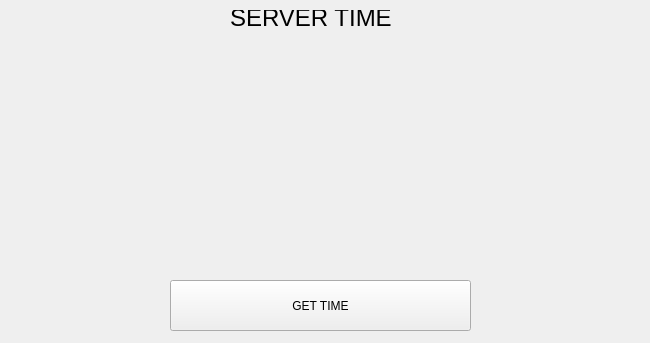
<?xml version="1.0" encoding="UTF-8"?>
<ui version="4.0">
 <class>Widget</class>
 <widget class="QWidget" name="Widget">
  <property name="geometry">
   <rect>
    <x>0</x>
    <y>0</y>
    <width>650</width>
    <height>343</height>
   </rect>
  </property>
  <property name="windowTitle">
   <string>Widget</string>
  </property>
  <widget class="QLabel" name="label">
   <property name="geometry">
    <rect>
     <x>230</x>
     <y>10</y>
     <width>181</width>
     <height>16</height>
    </rect>
   </property>
   <property name="font">
    <font>
     <pointsize>18</pointsize>
    </font>
   </property>
   <property name="text">
    <string>SERVER TIME</string>
   </property>
  </widget>
  <widget class="QLabel" name="label_2">
   <property name="geometry">
    <rect>
     <x>58</x>
     <y>60</y>
     <width>531</width>
     <height>191</height>
    </rect>
   </property>
   <property name="font">
    <font>
     <pointsize>48</pointsize>
     <weight>75</weight>
     <bold>true</bold>
    </font>
   </property>
   <property name="text">
    <string/>
   </property>
   <property name="alignment">
    <set>Qt::AlignCenter</set>
   </property>
  </widget>
  <widget class="QPushButton" name="pushButton">
   <property name="geometry">
    <rect>
     <x>170</x>
     <y>280</y>
     <width>301</width>
     <height>51</height>
    </rect>
   </property>
   <property name="text">
    <string>GET TIME</string>
   </property>
  </widget>
 </widget>
 <layoutdefault spacing="6" margin="11"/>
 <resources/>
 <connections/>
</ui>
